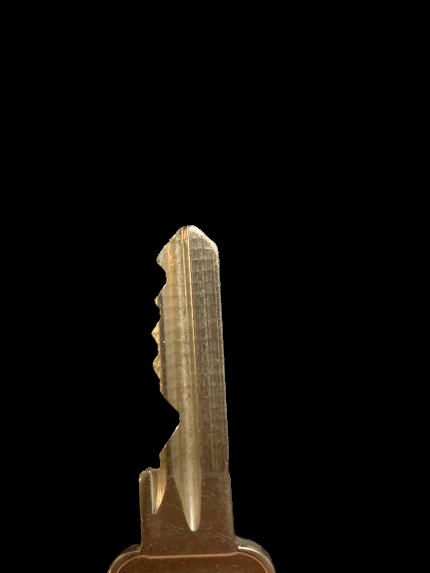
#> input picture key_nobg.jpg, 430 x 573 px, found by its file name
$ python test.py
#> lines starting #> are read from the running program, lines starting #| are printed output that depends on the picture; after the words box and inside, x2 and y2 are one past the last pixel; in counts of white or black regions, pixels touching at a corner belong together
import cv2
im = cv2.imread('key_nobg.jpg')
#> im is the input picture: shape (573, 430, 3); mean B, G, R 7.3, 10.8, 13.5
imgray = cv2.cvtColor(im, cv2.COLOR_BGR2GRAY)
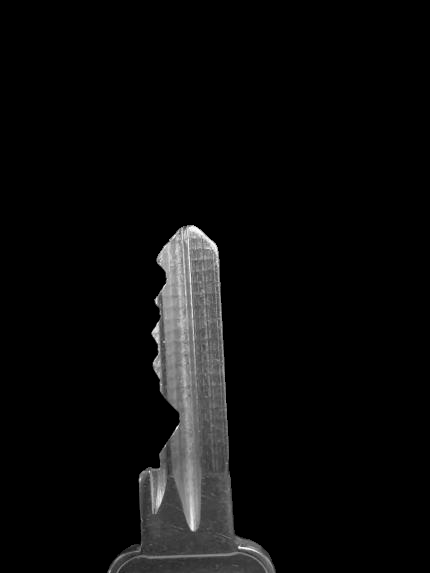
#> imgray: shape (573, 430); min 0, max 252, mean 11.2
ret, thresh = cv2.threshold(imgray, 0, 255, 0)
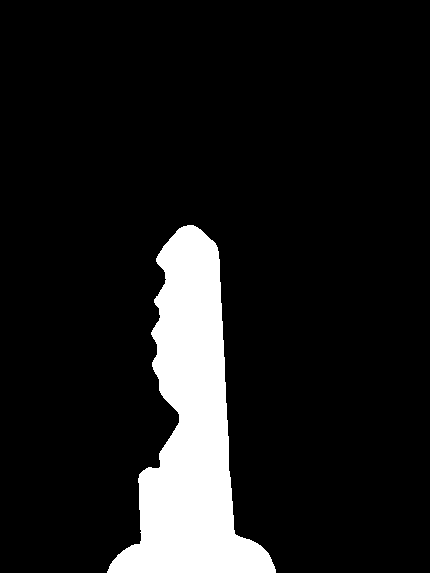
#> thresh: shape (573, 430); 10.7% white; 1 white region, box (x1, y1, x2, y2) and area: (107, 225, 276, 573) 26309

cv2.imshow('res',thresh)
# cv2.imwrite('mask_result.png', thresh)
cv2.waitKey(0)
cv2.destroyAllWindows()


# [23 lines of commented-out code are left out]
